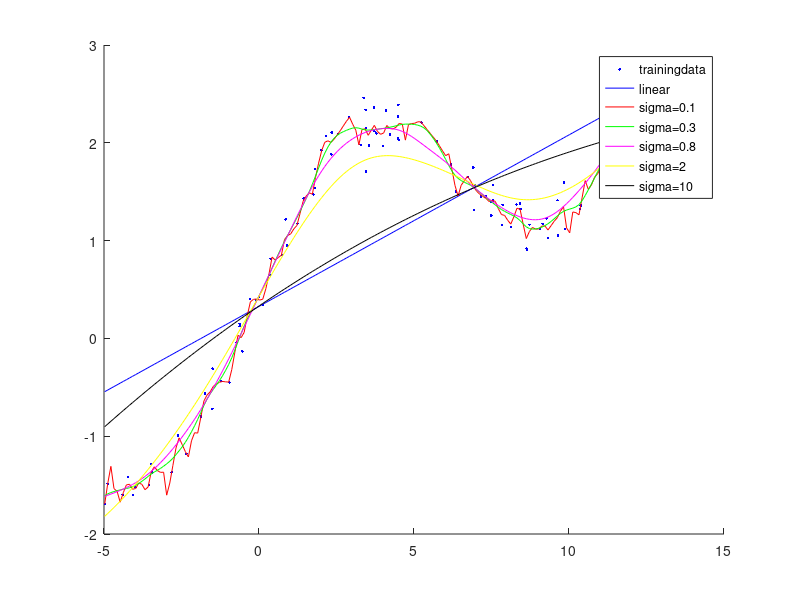

MATLAB code to generate this figure:
load('q2x.dat');
load('q2y.dat');

x = [ones(size(q2x,1),1) q2x];
y = q2y;

% solve for parameter theta directly (linear regression)

theta = pinv(x'*x)*x'*y;

% plot result

figure;
hold on;
plot(x(:,2),y,'.b');
regr_line_x = min(x(:,2)):.1:max(x(:,2));
regr_line_y = theta(2)*regr_line_x + theta(1);
plot(regr_line_x,regr_line_y,'b');


% now do locally weighted regression

sigmas = [.1 .3 .8 2 10];
colors = ['r' 'g' 'm' 'y' 'k'];

n = size(q2x,1);

for i = 1:size(sigmas,2)
   sigma = sigmas(i);
   
   for k = 1:size(regr_line_x,2)
     
     W = zeros(n,n);
     for l = 1:n
      W(l,l) = exp(-(regr_line_x(k)-x(l,2))^2/(2 * sigma^2));
     end
     
     theta          = pinv(x'*W*x)*x'*W*y;
     regr_line_y(k) = theta(2) * regr_line_x(k) + theta(1);
   
   end
   
   plot(regr_line_x,regr_line_y,colors(i));
end
legend('trainingdata','linear','sigma=0.1','sigma=0.3','sigma=0.8','sigma=2','sigma=10')
